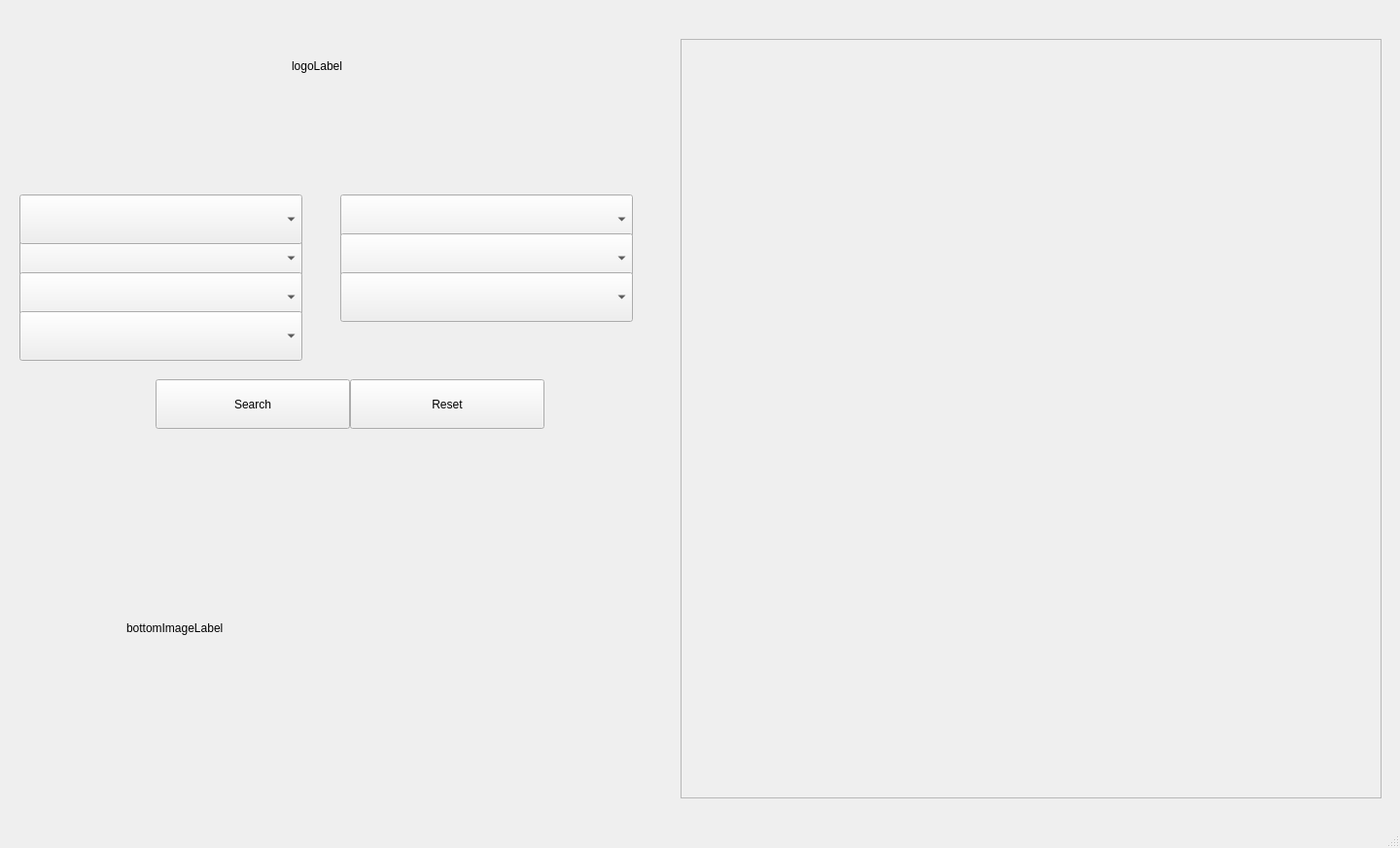
<?xml version="1.0" encoding="UTF-8"?>
<ui version="4.0">
 <class>MainWindow</class>
 <widget class="QMainWindow" name="MainWindow">
  <property name="geometry">
   <rect>
    <x>0</x>
    <y>0</y>
    <width>1440</width>
    <height>872</height>
   </rect>
  </property>
  <property name="windowTitle">
   <string>MainWindow</string>
  </property>
  <widget class="QWidget" name="centralwidget">
   <widget class="QComboBox" name="modelComboBox">
    <property name="geometry">
     <rect>
      <x>350</x>
      <y>200</y>
      <width>301</width>
      <height>51</height>
     </rect>
    </property>
   </widget>
   <widget class="QComboBox" name="engineSizeComboBox">
    <property name="geometry">
     <rect>
      <x>20</x>
      <y>240</y>
      <width>291</width>
      <height>51</height>
     </rect>
    </property>
   </widget>
   <widget class="QComboBox" name="markSeriesComboBox">
    <property name="geometry">
     <rect>
      <x>350</x>
      <y>240</y>
      <width>301</width>
      <height>51</height>
     </rect>
    </property>
   </widget>
   <widget class="QComboBox" name="driveTypeComboBox">
    <property name="geometry">
     <rect>
      <x>20</x>
      <y>280</y>
      <width>291</width>
      <height>51</height>
     </rect>
    </property>
   </widget>
   <widget class="QComboBox" name="positionComboBox">
    <property name="geometry">
     <rect>
      <x>350</x>
      <y>280</y>
      <width>301</width>
      <height>51</height>
     </rect>
    </property>
   </widget>
   <widget class="QPushButton" name="searchButton">
    <property name="geometry">
     <rect>
      <x>160</x>
      <y>390</y>
      <width>200</width>
      <height>51</height>
     </rect>
    </property>
    <property name="minimumSize">
     <size>
      <width>200</width>
      <height>35</height>
     </size>
    </property>
    <property name="text">
     <string>Search</string>
    </property>
   </widget>
   <widget class="QPushButton" name="resetButton">
    <property name="geometry">
     <rect>
      <x>360</x>
      <y>390</y>
      <width>200</width>
      <height>51</height>
     </rect>
    </property>
    <property name="minimumSize">
     <size>
      <width>200</width>
      <height>35</height>
     </size>
    </property>
    <property name="text">
     <string>Reset</string>
    </property>
   </widget>
   <widget class="QScrollArea" name="resultsScrollArea">
    <property name="geometry">
     <rect>
      <x>700</x>
      <y>40</y>
      <width>721</width>
      <height>781</height>
     </rect>
    </property>
    <property name="widgetResizable">
     <bool>true</bool>
    </property>
    <widget class="QWidget" name="scrollAreaWidgetContents">
     <property name="geometry">
      <rect>
       <x>0</x>
       <y>0</y>
       <width>719</width>
       <height>779</height>
      </rect>
     </property>
    </widget>
   </widget>
   <widget class="QComboBox" name="manufacturerComboBox">
    <property name="geometry">
     <rect>
      <x>20</x>
      <y>200</y>
      <width>291</width>
      <height>51</height>
     </rect>
    </property>
   </widget>
   <widget class="QComboBox" name="transmissionComboBox">
    <property name="geometry">
     <rect>
      <x>20</x>
      <y>320</y>
      <width>291</width>
      <height>51</height>
     </rect>
    </property>
   </widget>
   <widget class="QLabel" name="logoLabel">
    <property name="geometry">
     <rect>
      <x>300</x>
      <y>60</y>
      <width>60</width>
      <height>16</height>
     </rect>
    </property>
    <property name="text">
     <string>logoLabel</string>
    </property>
   </widget>
   <widget class="QLabel" name="bottomImageLabel">
    <property name="geometry">
     <rect>
      <x>130</x>
      <y>570</y>
      <width>491</width>
      <height>151</height>
     </rect>
    </property>
    <property name="minimumSize">
     <size>
      <width>300</width>
      <height>150</height>
     </size>
    </property>
    <property name="text">
     <string>bottomImageLabel</string>
    </property>
   </widget>
  </widget>
  <widget class="QMenuBar" name="menubar">
   <property name="geometry">
    <rect>
     <x>0</x>
     <y>0</y>
     <width>1440</width>
     <height>24</height>
    </rect>
   </property>
  </widget>
  <widget class="QStatusBar" name="statusbar"/>
 </widget>
 <resources/>
 <connections/>
</ui>
